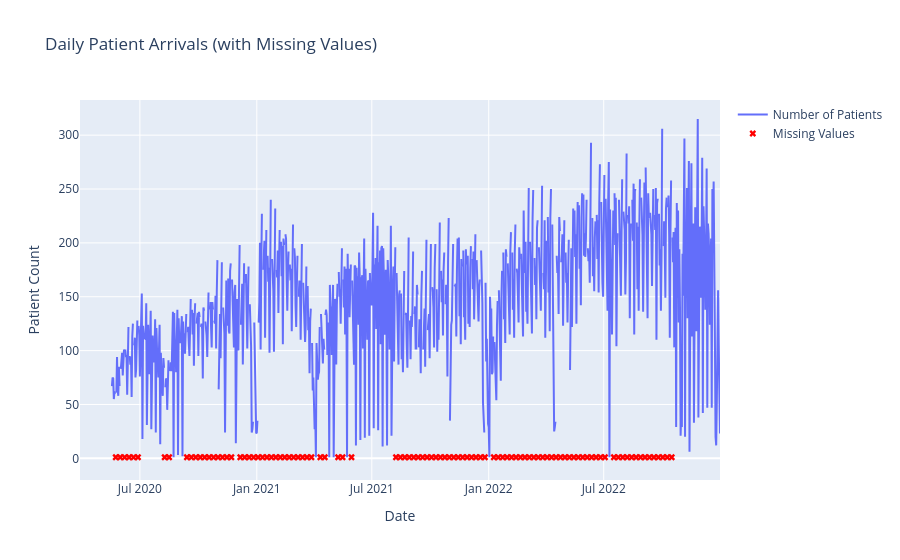

This figure's notebook cell:
### Code cell
fig = go.Figure()

# Add scatter trace for patients
fig.add_trace(go.Scatter(x=df.index, y=df['Patients'], 
                          mode='lines', 
                          name='Number of Patients'))

# Add markers for missing values
missing_dates = df[df['Patients'].isna()].index
missing_values_trace = go.Scatter(x=missing_dates, y=[df['Patients'].min()]*len(missing_dates),
                                  mode='markers', marker=dict(color='red', symbol='x'),
                                  name='Missing Values')
fig.add_trace(missing_values_trace)

# Set plot title and axis labels
fig.update_layout(title='Daily Patient Arrivals (with Missing Values)',
                  xaxis_title='Date', yaxis_title='Patient Count')

# Show plot
fig.show()

### Figure 1 — Plotly figure (JSON) as saved in the notebook; plotly's stock layout.template omitted (floating-point values rounded to 4 significant figures; data arrays with more than 128 entries replaced by an {"elided": "..."} marker saying what was removed)
{"data": [{"mode": "lines", "name": "Number of Patients", "type": "scatter", "x": {"elided": "958 str values"}, "y": {"elided": "958 int values"}}, {"marker": {"color": "red", "symbol": "x"}, "mode": "markers", "name": "Missing Values", "type": "scatter", "x": ["2020-05-24T00:00:00", "2020-05-31T00:00:00", "2020-06-07T00:00:00", "2020-06-14T00:00:00", "2020-06-21T00:00:00", "2020-06-28T00:00:00", "2020-08-09T00:00:00", "2020-08-16T00:00:00", "2020-09-13T00:00:00", "2020-09-20T00:00:00", "2020-09-27T00:00:00", "2020-10-04T00:00:00", "2020-10-11T00:00:00", "2020-10-18T00:00:00", "2020-10-25T00:00:00", "2020-11-01T00:00:00", "2020-11-08T00:00:00", "2020-11-15T00:00:00", "2020-11-22T00:00:00", "2020-12-06T00:00:00", "2020-12-13T00:00:00", "2020-12-20T00:00:00", "2020-12-27T00:00:00", "2021-01-03T00:00:00", "2021-01-10T00:00:00", "2021-01-17T00:00:00", "2021-01-24T00:00:00", "2021-01-31T00:00:00", "2021-02-07T00:00:00", "2021-02-14T00:00:00", "2021-02-21T00:00:00", "2021-02-28T00:00:00", "2021-03-07T00:00:00", "2021-03-14T00:00:00", "2021-03-21T00:00:00", "2021-03-28T00:00:00", "2021-04-11T00:00:00", "2021-04-18T00:00:00", "2021-05-09T00:00:00", "2021-05-16T00:00:00", "2021-05-30T00:00:00", "2021-08-08T00:00:00", "2021-08-15T00:00:00", "2021-08-22T00:00:00", "2021-08-29T00:00:00", "2021-09-05T00:00:00", "2021-09-12T00:00:00", "2021-09-19T00:00:00", "2021-09-26T00:00:00", "2021-10-03T00:00:00", "2021-10-10T00:00:00", "2021-10-17T00:00:00", "2021-10-24T00:00:00", "2021-10-31T00:00:00", "2021-11-07T00:00:00", "2021-11-14T00:00:00", "2021-11-21T00:00:00", "2021-11-28T00:00:00", "2021-12-05T00:00:00", "2021-12-12T00:00:00", "2021-12-19T00:00:00", "2021-12-26T00:00:00", "2022-01-09T00:00:00", "2022-01-16T00:00:00", "2022-01-23T00:00:00", "2022-01-30T00:00:00", "2022-02-06T00:00:00", "2022-02-13T00:00:00", "2022-02-20T00:00:00", "2022-02-27T00:00:00", "2022-03-06T00:00:00", "2022-03-13T00:00:00", "2022-03-20T00:00:00", "2022-03-27T00:00:00", "2022-04-03T00:00:00", "2022-04-10T00:00:00", "2022-04-17T00:00:00", "2022-04-24T00:00:00", "2022-05-01T00:00:00", "2022-05-08T00:00:00", "2022-05-15T00:00:00", "2022-05-22T00:00:00", "2022-05-29T00:00:00", "2022-06-05T00:00:00", "2022-06-12T00:00:00", "2022-06-19T00:00:00", "2022-06-26T00:00:00", "2022-07-03T00:00:00", "2022-07-17T00:00:00", "2022-07-24T00:00:00", "2022-07-31T00:00:00", "2022-08-07T00:00:00", "2022-08-14T00:00:00", "2022-08-21T00:00:00", "2022-08-28T00:00:00", "2022-09-04T00:00:00", "2022-09-11T00:00:00", "2022-09-18T00:00:00", "2022-09-25T00:00:00", "2022-10-02T00:00:00", "2022-10-09T00:00:00", "2022-10-16T00:00:00"], "y": [1, 1, 1, 1, 1, 1, 1, 1, 1, 1, 1, 1, 1, 1, 1, 1, 1, 1, 1, 1, 1, 1, 1, 1, 1, 1, 1, 1, 1, 1, 1, 1, 1, 1, 1, 1, 1, 1, 1, 1, 1, 1, 1, 1, 1, 1, 1, 1, 1, 1, 1, 1, 1, 1, 1, 1, 1, 1, 1, 1, 1, 1, 1, 1, 1, 1, 1, 1, 1, 1, 1, 1, 1, 1, 1, 1, 1, 1, 1, 1, 1, 1, 1, 1, 1, 1, 1, 1, 1, 1, 1, 1, 1, 1, 1, 1, 1, 1, 1, 1, 1, 1]}], "layout": {"autosize": true, "title": {"text": "Daily Patient Arrivals (with Missing Values)"}, "xaxis": {"autorange": true, "range": ["2020-03-30 11:13:07.7081", "2022-12-31"], "title": {"text": "Date"}, "type": "date"}, "yaxis": {"autorange": true, "range": [-24.3, 332.9], "title": {"text": "Patient Count"}, "type": "linear"}}}
